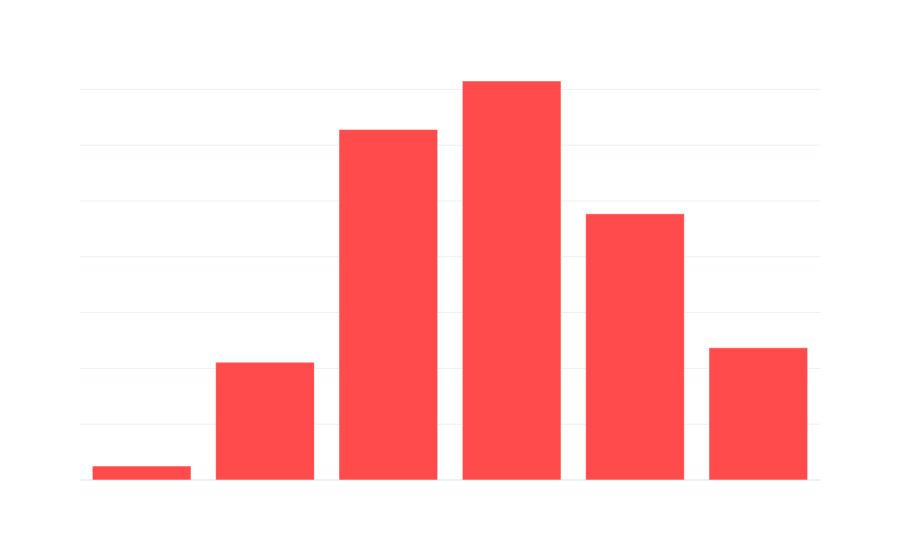

Source (notebook cell):
### Markdown cell above
Abaixo, o primeiro gráfico da visualização. Um bar chart simples para preparar o usuário para o fato de que não temos um número homogêneo de textos para cada nota

### Code cell
import plotly.express as px

# Create the bar chart
fig = px.bar(
    df_chart,  # Pass the entire DataFrame
    x='nota_real',  # X-axis
    y='qtde_textos',  # Y-axis
    labels={'qtde_textos': 'Quantidade', 'nota_real': 'Nota'},  # Custom axis labels
    color_discrete_sequence=['#FF4B4B']  # Streamlit red color
)

# Update the tooltip
fig.update_traces(
    hovertemplate="%{y} textos<extra></extra>"  # Custom tooltip  
)

# Update layout for transparent background and tooltip styles
fig.update_layout(
    title="Quantidade de Textos por Nota",
    xaxis_title="Nota",
    yaxis_title="Quantidade",
    template="plotly_white",
    plot_bgcolor="rgba(0, 0, 0, 0)",  # Transparent plot background
    paper_bgcolor="rgba(0, 0, 0, 0)",  # Transparent outer background
    font=dict(color="white"),  # White font for titles, labels, and text
    xaxis=dict(
        showgrid=False,  # Remove vertical gridlines
        color="white"    # White font for x-axis labels
    ),
    yaxis=dict(
        #showgrid=False,  # Remove horizontal gridlines
        color="white"    # White font for y-axis labels
    ),
    hoverlabel=dict(
        bgcolor="#FFE6E6",  # Light red background
        font_size=14,       # Tooltip font size
        font_color="black"  # Tooltip text color
    )
)

# Show the figure
fig.show()

### Figure 1 — Plotly figure (JSON) as saved in the notebook; plotly's stock layout.template omitted (floating-point values rounded to 4 significant figures)
{"data": [{"alignmentgroup": "True", "hovertemplate": "%{y} textos<extra></extra>", "legendgroup": "", "marker": {"color": "#FF4B4B", "pattern": {"shape": ""}}, "name": "", "offsetgroup": "", "orientation": "v", "showlegend": false, "textposition": "auto", "type": "bar", "x": [3, 2, 4, 5, 1, 0], "xaxis": "x", "y": [715, 628, 477, 237, 211, 25], "yaxis": "y"}], "layout": {"barmode": "relative", "font": {"color": "white"}, "hoverlabel": {"bgcolor": "#FFE6E6", "font": {"color": "black", "size": 14}}, "legend": {"tracegroupgap": 0}, "margin": {"t": 60}, "paper_bgcolor": "rgba(0, 0, 0, 0)", "plot_bgcolor": "rgba(0, 0, 0, 0)", "title": {"text": "Quantidade de Textos por Nota"}, "xaxis": {"anchor": "y", "color": "white", "domain": [0, 1], "showgrid": false, "title": {"text": "Nota"}}, "yaxis": {"anchor": "x", "color": "white", "domain": [0, 1], "title": {"text": "Quantidade"}}}}
